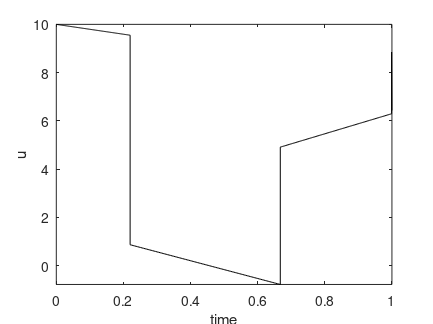

Here is the MATLAB script that generated this plot: (Note: this script raises an error after producing the figure.)
load optimprofiles tplot uplot xplot

% ploting
%..........................................................................
plot(tplot,uplot,'k')
title('')
xlabel('time')
ylabel('u')
axis tight %([0 1 -4 10])
set(1,'PaperUnits','centimeters')
set(1,'PaperPosition',[3 10 11 8.25])

print -depsc u_624a.eps
pause

plot(tplot,xplot(:,1),'c-',tplot,xplot(:,2),'b:',tplot,xplot(:,3),'r--')
title('')
xlabel('time')
ylabel('x_1, x_2, x_3')
legend('x_1','x_2','x_3',4)
axis tight %([0 1 0 1])
set(1,'PaperUnits','centimeters')
set(1,'PaperPosition',[3 10 11 8.25])

print -depsc x13_624a.eps
pause

plot(tplot,xplot(:,4),'k')
title('')
xlabel('time')
ylabel('J')
axis tight %([0 1 0 1])
set(1,'PaperUnits','centimeters')
set(1,'PaperPosition',[3 10 11 8.25])

print -depsc x4_624a.eps
pause
close
%..........................................................................